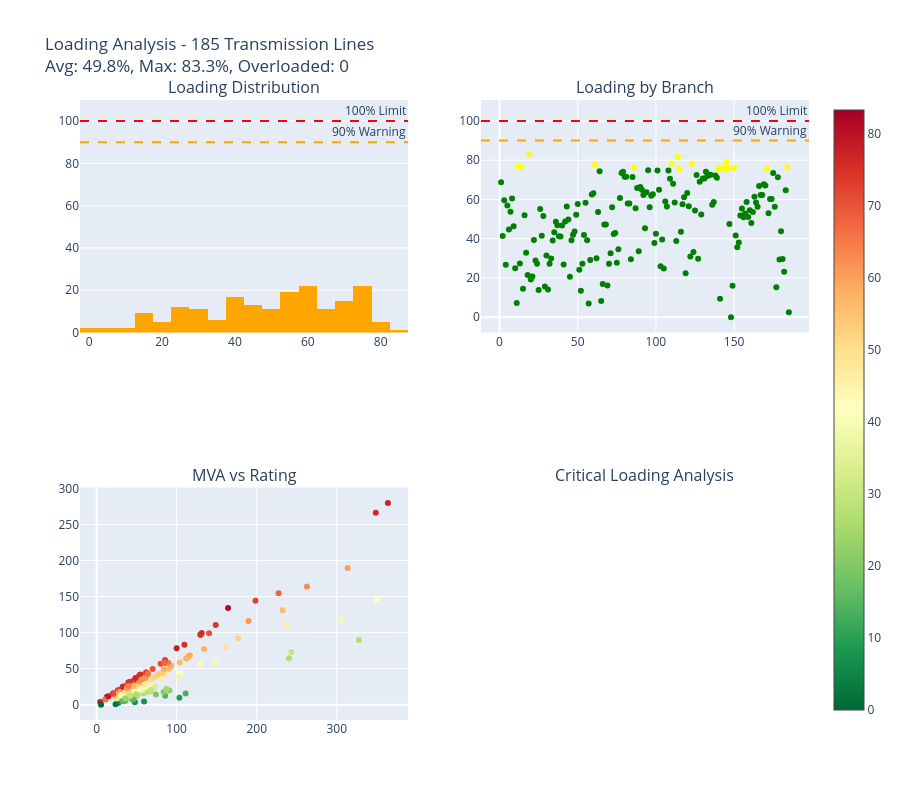

This figure's notebook cell:
### Markdown cell above
## Loading Analysis Visualization

Create transmission line loading analysis with thermal limit monitoring and overload detection.

### Code cell
# Loading Analysis Functions
def create_loading_analysis(branches_df):
    """Create comprehensive loading analysis visualization"""
    
    # Calculate loading percentages safely
    valid_branches = branches_df[branches_df['RATE'] > 0].copy()
    valid_branches['loading_pct'] = (valid_branches['MVA'] / valid_branches['RATE'] * 100)
    
    # Calculate statistics
    avg_loading = valid_branches['loading_pct'].mean()
    max_loading = valid_branches['loading_pct'].max()
    overloaded_count = len(valid_branches[valid_branches['loading_pct'] > 100])
    high_loading_count = len(valid_branches[valid_branches['loading_pct'] > 90])
    
    # Create subplots
    fig = make_subplots(
        rows=2, cols=2,
        subplot_titles=('Loading Distribution', 'Loading by Branch', 
                       'MVA vs Rating', 'Critical Loading Analysis'),
        specs=[[{"type": "histogram"}, {"type": "scatter"}],
               [{"type": "scatter"}, {"type": "bar"}]]
    )
    
    # Loading histogram
    fig.add_trace(
        go.Histogram(x=valid_branches['loading_pct'], nbinsx=25, 
                    name='Loading Distribution', marker_color='orange'),
        row=1, col=1
    )
    
    # Loading by branch
    color_scale = ['green' if x <= 75 else 'yellow' if x <= 90 else 'orange' if x <= 100 else 'red' 
                   for x in valid_branches['loading_pct']]
    
    fig.add_trace(
        go.Scatter(x=valid_branches['branch_number'], y=valid_branches['loading_pct'],
                  mode='markers', name='Branch Loading',
                  marker=dict(size=6, color=color_scale)),
        row=1, col=2
    )
    
    # MVA vs Rating
    fig.add_trace(
        go.Scatter(x=valid_branches['RATE'], y=valid_branches['MVA'],
                  mode='markers', name='MVA vs Rating',
                  marker=dict(size=6, color=valid_branches['loading_pct'],
                             colorscale='RdYlGn_r', showscale=True)),
        row=2, col=1
    )
    
    # Critical loading (>90%)
    critical_branches = valid_branches[valid_branches['loading_pct'] > 90]
    if not critical_branches.empty:
        fig.add_trace(
            go.Bar(x=critical_branches['branch_number'], 
                  y=critical_branches['loading_pct'],
                  name='Critical Loading', marker_color='red'),
            row=2, col=2
        )
    
    # Add loading limit lines
    for row, col in [(1, 1), (1, 2), (2, 2)]:
        fig.add_hline(y=100, line_dash="dash", line_color="red",
                     annotation_text="100% Limit", row=row, col=col)
        fig.add_hline(y=90, line_dash="dash", line_color="orange",
                     annotation_text="90% Warning", row=row, col=col)
    
    fig.update_layout(
        title=f"Loading Analysis - {len(valid_branches)} Transmission Lines<br>" +
              f"Avg: {avg_loading:.1f}%, Max: {max_loading:.1f}%, Overloaded: {overloaded_count}",
        height=800,
        showlegend=False
    )
    
    return fig, {
        'avg_loading': avg_loading,
        'max_loading': max_loading,
        'overloaded_count': overloaded_count,
        'high_loading_count': high_loading_count,
        'total_branches': len(valid_branches)
    }

# Create loading analysis
if 'branches_df' in locals() and not branches_df.empty:
    loading_fig, loading_stats = create_loading_analysis(branches_df)
    loading_fig.show()
    
    print("📊 **Loading Analysis Results:**")
    print("=" * 40)
    print(f"📈 Average Loading: {loading_stats['avg_loading']:.1f}%")
    print(f"🔥 Maximum Loading: {loading_stats['max_loading']:.1f}%")
    print(f"❌ Overloaded Lines: {loading_stats['overloaded_count']} (>100%)")
    print(f"⚠️  High Loading Lines: {loading_stats['high_loading_count']} (>90%)")
    print(f"🔌 Total Branches: {loading_stats['total_branches']}")
else:
    print("❌ No branch data available for loading analysis")

### Figure 1 — Plotly figure (JSON) as saved in the notebook; plotly's stock layout.template omitted (floating-point values rounded to 4 significant figures; data arrays with more than 128 entries replaced by an {"elided": "..."} marker saying what was removed)
{"data": [{"marker": {"color": "orange"}, "name": "Loading Distribution", "nbinsx": 25, "type": "histogram", "x": {"elided": "185 float values"}, "xaxis": "x", "yaxis": "y"}, {"marker": {"color": {"elided": "185 str values"}, "size": 6}, "mode": "markers", "name": "Branch Loading", "type": "scatter", "x": {"elided": "185 int values"}, "xaxis": "x2", "y": {"elided": "185 float values"}, "yaxis": "y2"}, {"marker": {"color": {"elided": "185 float values"}, "colorscale": [[0, "rgb(0,104,55)"], [0.1, "rgb(26,152,80)"], [0.2, "rgb(102,189,99)"], [0.3, "rgb(166,217,106)"], [0.4, "rgb(217,239,139)"], [0.5, "rgb(255,255,191)"], [0.6, "rgb(254,224,139)"], [0.7, "rgb(253,174,97)"], [0.8, "rgb(244,109,67)"], [0.9, "rgb(215,48,39)"], [1, "rgb(165,0,38)"]], "showscale": true, "size": 6}, "mode": "markers", "name": "MVA vs Rating", "type": "scatter", "x": {"elided": "185 float values"}, "xaxis": "x3", "y": {"elided": "185 float values"}, "yaxis": "y3"}], "layout": {"annotations": [{"font": {"size": 16}, "showarrow": false, "text": "Loading Distribution", "x": 0.225, "xanchor": "center", "xref": "paper", "y": 1, "yanchor": "bottom", "yref": "paper"}, {"font": {"size": 16}, "showarrow": false, "text": "Loading by Branch", "x": 0.775, "xanchor": "center", "xref": "paper", "y": 1, "yanchor": "bottom", "yref": "paper"}, {"font": {"size": 16}, "showarrow": false, "text": "MVA vs Rating", "x": 0.225, "xanchor": "center", "xref": "paper", "y": 0.375, "yanchor": "bottom", "yref": "paper"}, {"font": {"size": 16}, "showarrow": false, "text": "Critical Loading Analysis", "x": 0.775, "xanchor": "center", "xref": "paper", "y": 0.375, "yanchor": "bottom", "yref": "paper"}, {"showarrow": false, "text": "100% Limit", "x": 1, "xanchor": "right", "xref": "x domain", "y": 100, "yanchor": "bottom", "yref": "y"}, {"showarrow": false, "text": "90% Warning", "x": 1, "xanchor": "right", "xref": "x domain", "y": 90, "yanchor": "bottom", "yref": "y"}, {"showarrow": false, "text": "100% Limit", "x": 1, "xanchor": "right", "xref": "x2 domain", "y": 100, "yanchor": "bottom", "yref": "y2"}, {"showarrow": false, "text": "90% Warning", "x": 1, "xanchor": "right", "xref": "x2 domain", "y": 90, "yanchor": "bottom", "yref": "y2"}], "height": 800, "shapes": [{"line": {"color": "red", "dash": "dash"}, "type": "line", "x0": 0, "x1": 1, "xref": "x domain", "y0": 100, "y1": 100, "yref": "y"}, {"line": {"color": "orange", "dash": "dash"}, "type": "line", "x0": 0, "x1": 1, "xref": "x domain", "y0": 90, "y1": 90, "yref": "y"}, {"line": {"color": "red", "dash": "dash"}, "type": "line", "x0": 0, "x1": 1, "xref": "x2 domain", "y0": 100, "y1": 100, "yref": "y2"}, {"line": {"color": "orange", "dash": "dash"}, "type": "line", "x0": 0, "x1": 1, "xref": "x2 domain", "y0": 90, "y1": 90, "yref": "y2"}], "showlegend": false, "title": {"text": "Loading Analysis - 185 Transmission Lines<br>Avg: 49.8%, Max: 83.3%, Overloaded: 0"}, "xaxis": {"anchor": "y", "domain": [0, 0.45]}, "xaxis2": {"anchor": "y2", "domain": [0.55, 1]}, "xaxis3": {"anchor": "y3", "domain": [0, 0.45]}, "xaxis4": {"anchor": "y4", "domain": [0.55, 1]}, "yaxis": {"anchor": "x", "domain": [0.625, 1]}, "yaxis2": {"anchor": "x2", "domain": [0.625, 1]}, "yaxis3": {"anchor": "x3", "domain": [0, 0.375]}, "yaxis4": {"anchor": "x4", "domain": [0, 0.375]}}}
